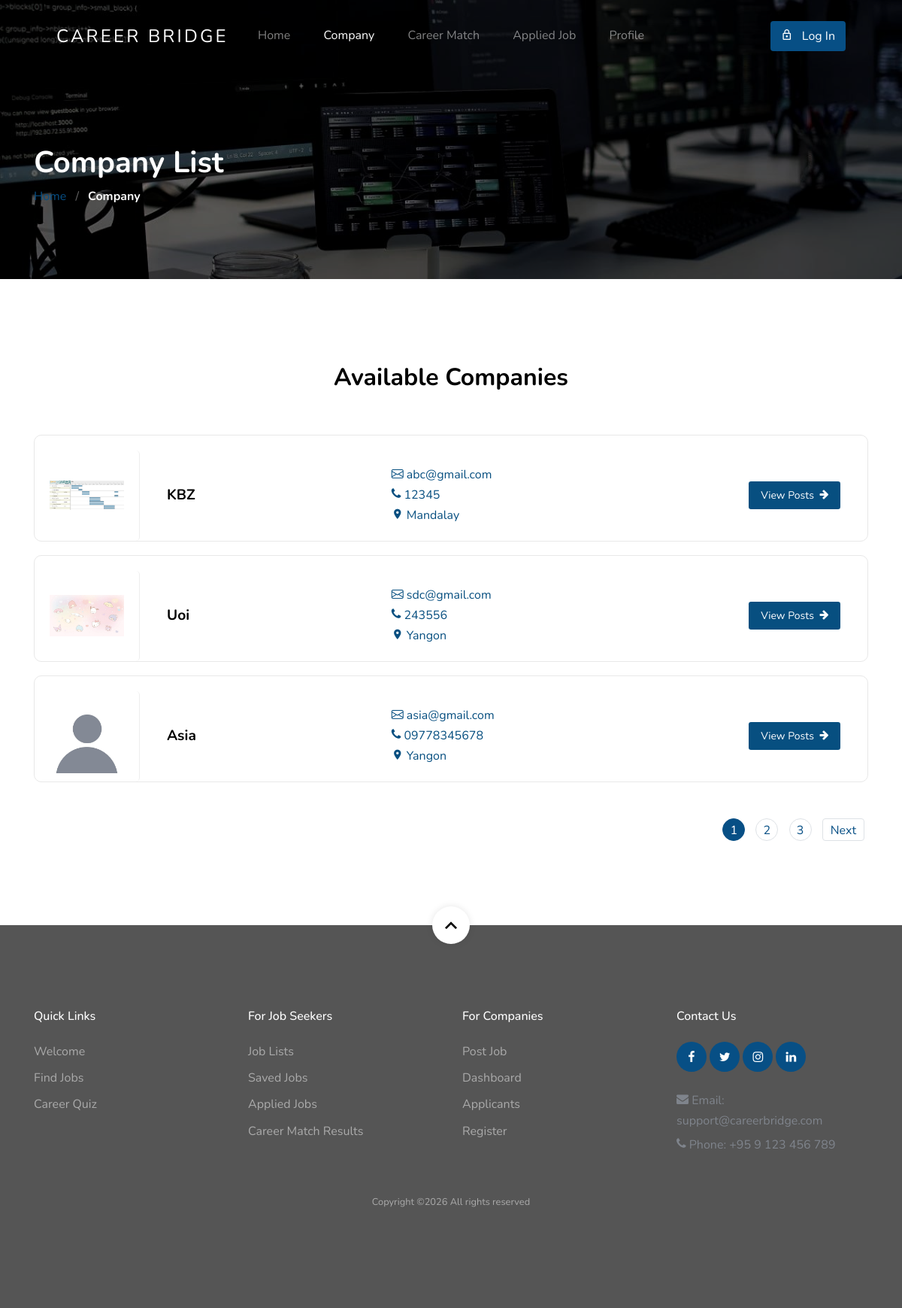
The app's page /company_list_view, older data.
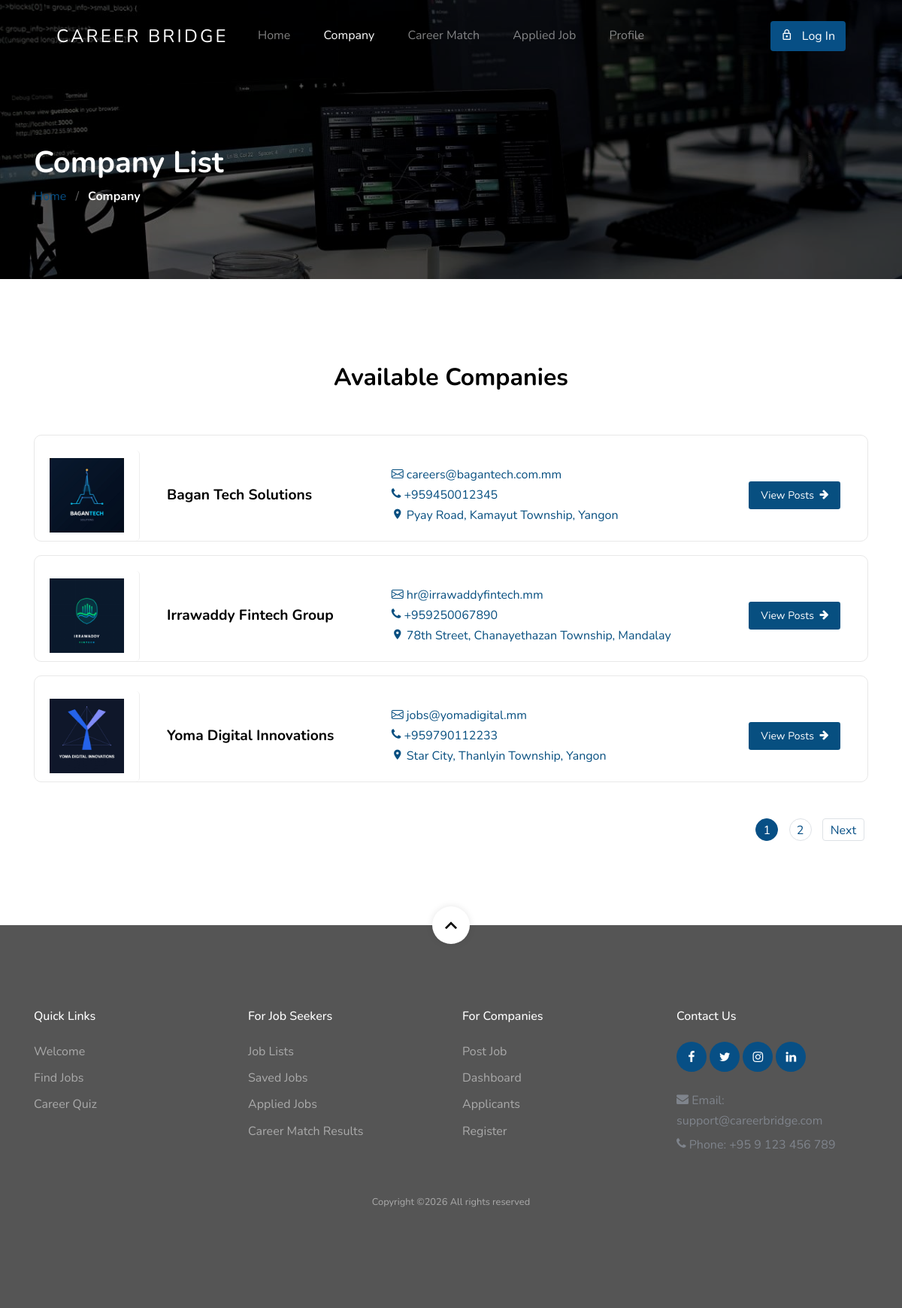
The same page, newer data.
### myapp/models.py (models this page shows, shortened)
class Company(models.Model):
    company_name = models.CharField(max_length=200)
    email = models.EmailField(unique=True)
    password = models.CharField(max_length=255)
    EMAIL_PROVIDER = [
        ('gmail', 'Gmail'),
        ('outlook', 'Outlook'),
        ('custom', 'Custom'),
    ]
    email_provider = models.CharField(
        max_length=20,
        choices=EMAIL_PROVIDER,
        default='gmail'
    )
    email_app_password = models.CharField(
    max_length=255,
    blank=True,
    null=True
)
    smtp_host = models.CharField(
        max_length=255,
        blank=True,
        null=True
    )
    smtp_port = models.IntegerField(
        default=587
    )
    phone = models.CharField(max_length=15)
    description = models.TextField()
    website = models.URLField(blank=True)
    address = models.TextField()
    profile_image = models.ImageField(upload_to='profile/', blank=True, null=True)
    tagline = models.CharField(max_length=255, blank=True, null=True)
    facebook = models.CharField(max_length=255, blank=True, null=True)
    twitter = models.CharField(max_length=255, blank=True, null=True)
    linkedin = models.CharField(max_length=255, blank=True, null=True)

### myapp/views.py (the view)
# urls.py: path('company_list_view', company_list_view, name='company_list_view'),
def company_list_view(request):
    employee = None
    employee_id = request.session.get('employee_id')
    if employee_id:
        employee = Employee.objects.filter(id=employee_id).first()
    companies = Company.objects.all()
    paginator = Paginator(companies, 3)
    page_number = request.GET.get("page")
    companies_page = paginator.get_page(page_number)
    context = {
        'companies': companies_page,
        'employee': employee,
    }
    return render(request, 'company_list_view.html', context)

### templates/company_list_view.html (shortened to what the changed rows need)
{% load static %}
<!DOCTYPE html>
<html lang="en">
<head>
<link rel="stylesheet" href="{% static 'css/custom-bs.css' %}">
<link rel="stylesheet" href="{% static 'css/jquery.fancybox.min.css' %}">
<link rel="stylesheet" href="{% static 'css/bootstrap-select.min.css' %}">
<link rel="stylesheet" href="{% static 'fonts/icomoon/style.css' %}">
<link rel="stylesheet" href="{% static 'fonts/line-icons/style.css' %}">
<link rel="stylesheet" href="{% static 'css/owl.carousel.min.css' %}">
<link rel="stylesheet" href="{% static 'css/animate.min.css' %}">
<link rel="stylesheet" href="{% static 'css/style.css' %}">
<link rel="stylesheet" href="https://cdn.jsdelivr.net/npm/bootstrap-icons@1.13.1/font/bootstrap-icons.min.css">
</head>
<body id="top">
<div class="site-wrap">
<section class="section-hero overlay inner-page bg-image"
style="background-image:url('{% static 'images/hero.jpg' %}');"
id="home-section">
<div class="container">
<div class="row">
<div class="col-md-7">
<h1 class="text-white font-weight-bold">
Company List
</h1>
</div>
</div>
</div>
</section>
<section class="site-section" id="company-section">
<div class="container">
<div class="row mb-5 justify-content-center">
<div class="col-md-7 text-center">
<h2 class="section-title mb-2">
Available Companies
</h2>
</div>
</div>
<ul class="job-listings mb-5">
  {% for company in companies %}
  <a href="{% url 'viewcompanydetail' company.id %}" class="text-decoration-none">
    <li class="job-listing d-block d-sm-flex pb-3 pb-sm-0 align-items-center">
      <div class="job-listing-logo mb-3 mb-sm-0 d-flex align-items-center justify-content-center" style="width: 120px; height: 120px; min-width: 120px; flex-shrink: 0; background: #fff; overflow: hidden; border-radius: 5px;">
        {% if company.profile_image %}
          <img src="{{ company.profile_image.url }}" alt="{{ company.company_name }}" style="width: 100%; height: 100%; object-fit: contain; padding: 0px;">
        {% else %}
          <img src="{% static 'images/default-profile.jpg' %}" alt="Default Company Logo" style="width: 100%; height: 100%; object-fit: contain; padding: 0px;">
        {% endif %}
      </div>
      <div class="row w-100 align-items-center no-gutters mx-0 px-2 px-sm-3">
        <div class="col-12 col-sm-4 mb-2 mb-sm-0">
          <h2 class="h3 font-weight-bold mb-0" style="font-size: 1.2rem; ">
            {{ company.company_name }}
          </h2>
        </div>
        <div class="col-12 col-sm-5 text-left text-sm mb-3 mb-sm-0">
          <div class="job-info" style="color:#074f80 !important">
            <i class="bi bi-envelope"></i> {{ company.email }}
            <br>
            <span class="icon-phone"></span> {{ company.phone }}
            <br>
            <span class="icon-room"></span> {{ company.address }}
          </div>
        </div>
        <div class="col-12 col-sm-3 text-left text-sm-right">
          <object>
            <a href="{% url 'showpost' company.id %}" onclick="event.stopPropagation();" class="btn custom-view-btn btn-sm px-3 py-2">
              View Posts <span class="icon-arrow-right ml-1"></span>
            </a>
          </object>
        </div>
      </div>
    </li>
  </a>
  {% empty %}
  <li class="text-center py-5">
    <h5>No companies found.</h5>
  </li>
  {% endfor %}
</ul>
<div class="row pagination-wrap">
<div class="col-md-12 text-right">
<div class="custom-pagination ml-auto">
<div class="d-inline-block">
{% for num in companies.paginator.page_range %}
{% if companies.number == num %}
<a href="?page={{ num }}#company-section"
class="active">
{{ num }}
</a>
{% else %}
<a href="?page={{ num }}#company-section">
{{ num }}
</a>
{% endif %}
{% endfor %}
</div>
</div>
</div>
</div>
</div>
</section>
</div>
</body>
</html>

Row changes from the older to the newer data that the page shows:
removed Company: profile_image (picture), company_name "KBZ", email "abc@gmail.com", phone "12345", address "Mandalay"
removed Company: profile_image (picture), company_name "Uoi", email "sdc@gmail.com", phone "243556", address "Yangon"
removed Company: company_name "Asia", email "asia@gmail.com", phone "09778345678", address "Yangon"
now on this page (row unchanged): Company: profile_image (picture), company_name "Bagan Tech Solutions", email "careers@bagantech.com.mm", phone "+959450012345", address "Pyay Road, Kamayut Township, Yangon"
now on this page (row unchanged): Company: profile_image (picture), company_name "Irrawaddy Fintech Group", email "hr@irrawaddyfintech.mm", phone "+959250067890", address "78th Street, Chanayethazan Township, Mandalay"
now on this page (row unchanged): Company: profile_image (picture), company_name "Yoma Digital Innovations", email "jobs@yomadigital.mm", phone "+959790112233", address "Star City, Thanlyin Township, Yangon"
Text that changed along with them:
list line gone: "3"
